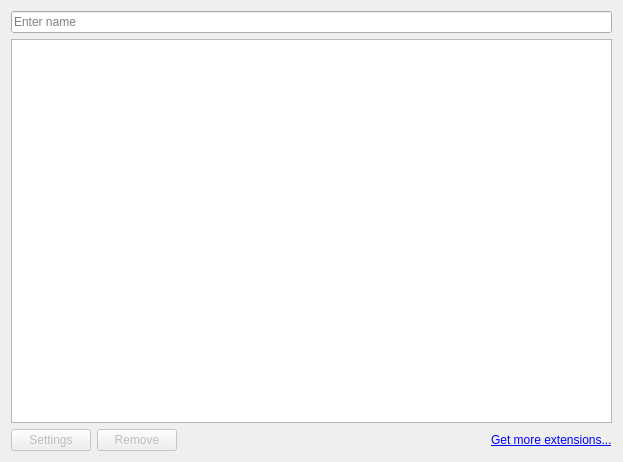
<?xml version="1.0" encoding="UTF-8"?>
<ui version="4.0">
 <class>PluginsList</class>
 <widget class="QWidget" name="PluginsList">
  <property name="geometry">
   <rect>
    <x>0</x>
    <y>0</y>
    <width>623</width>
    <height>462</height>
   </rect>
  </property>
  <layout class="QVBoxLayout" name="verticalLayout">
   <item>
    <widget class="QLineEdit" name="search">
     <property name="placeholderText">
      <string>Enter name</string>
     </property>
    </widget>
   </item>
   <item>
    <widget class="QListWidget" name="list">
     <property name="alternatingRowColors">
      <bool>true</bool>
     </property>
     <property name="verticalScrollMode">
      <enum>QAbstractItemView::ScrollPerPixel</enum>
     </property>
     <property name="uniformItemSizes">
      <bool>true</bool>
     </property>
     <property name="wordWrap">
      <bool>true</bool>
     </property>
    </widget>
   </item>
   <item>
    <layout class="QHBoxLayout" name="horizontalLayout">
     <item>
      <widget class="QPushButton" name="butSettings">
       <property name="enabled">
        <bool>false</bool>
       </property>
       <property name="sizePolicy">
        <sizepolicy hsizetype="Fixed" vsizetype="Fixed">
         <horstretch>0</horstretch>
         <verstretch>0</verstretch>
        </sizepolicy>
       </property>
       <property name="text">
        <string>Settings</string>
       </property>
      </widget>
     </item>
     <item>
      <widget class="QPushButton" name="butRemove">
       <property name="enabled">
        <bool>false</bool>
       </property>
       <property name="text">
        <string>Remove</string>
       </property>
      </widget>
     </item>
     <item>
      <spacer name="horizontalSpacer">
       <property name="orientation">
        <enum>Qt::Horizontal</enum>
       </property>
       <property name="sizeHint" stdset="0">
        <size>
         <width>40</width>
         <height>20</height>
        </size>
       </property>
      </spacer>
     </item>
     <item>
      <widget class="QLabel" name="label">
       <property name="text">
        <string>&lt;a href=&quot;https://github.com/veex-tools/veex-browser&quot;&gt;Get more extensions...&lt;/a&gt;</string>
       </property>
       <property name="openExternalLinks">
        <bool>true</bool>
       </property>
      </widget>
     </item>
    </layout>
   </item>
  </layout>
 </widget>
 <resources/>
 <connections/>
</ui>
